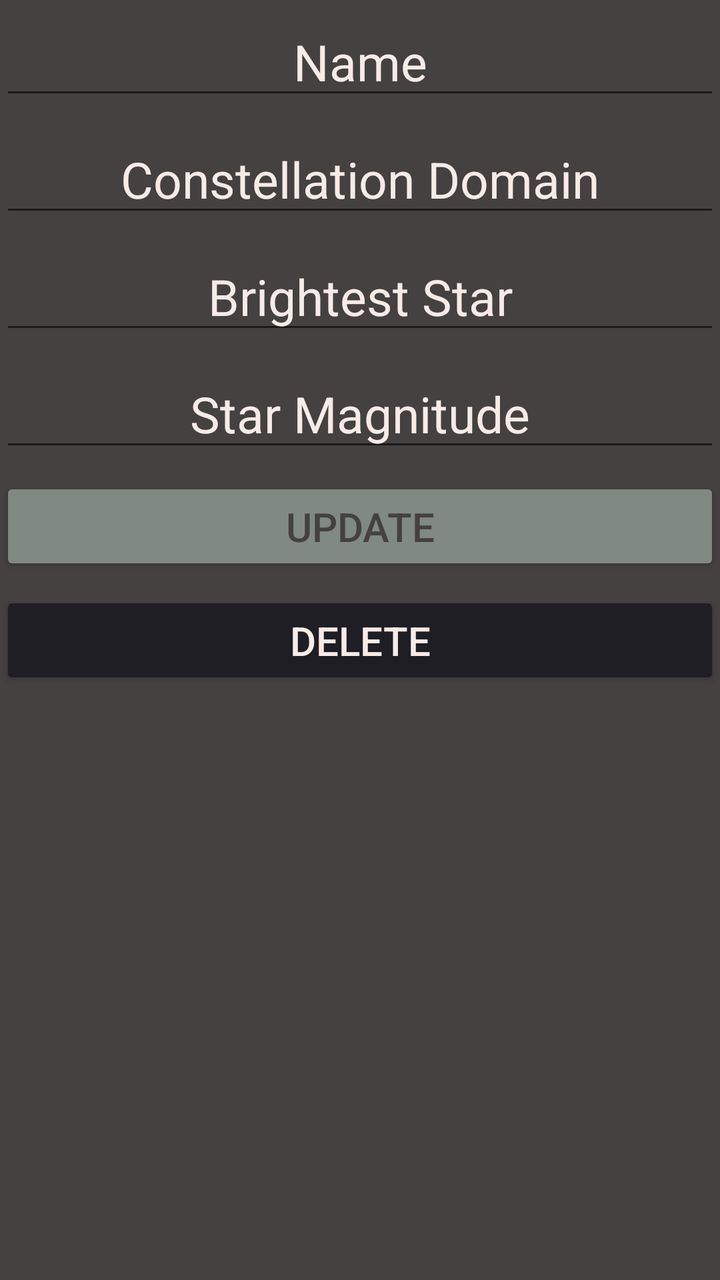
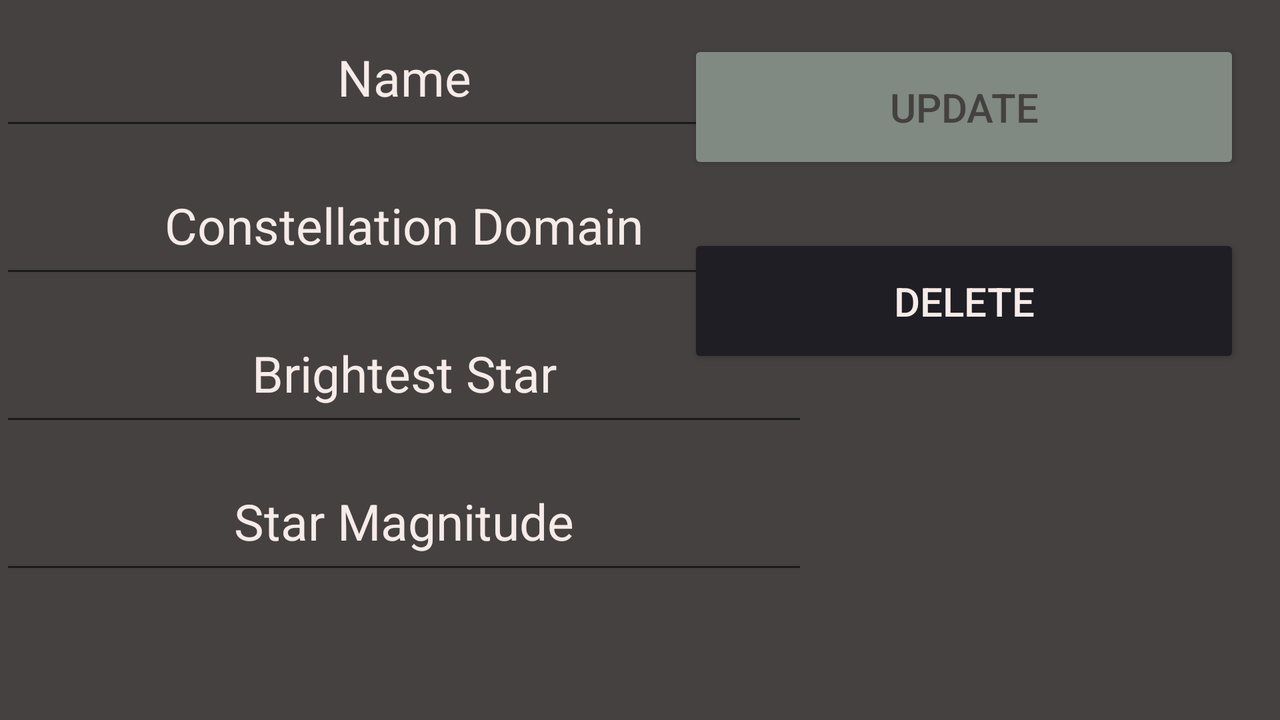

Two renders of one Android screen. The first uses the default layout on a phone; the second uses the alternative layout the repository ships for a different screen configuration, on a matching device. The two XML files are below.
<!-- AndroidManifest.xml: application theme Theme.SQLiteTest -->
<!-- res/layout/activity_update.xml -->
<?xml version="1.0" encoding="utf-8"?>
<androidx.constraintlayout.widget.ConstraintLayout xmlns:android="http://schemas.android.com/apk/res/android"
    xmlns:app="http://schemas.android.com/apk/res-auto"
    xmlns:tools="http://schemas.android.com/tools"
    android:layout_width="match_parent"
    android:layout_height="match_parent"
    android:background="@color/secondary"
    tools:context=".UpdateActivity">

    <EditText
        android:id="@+id/etMagnitudeAdd"
        style="@style/etSaveUpdate"
        android:layout_width="0dp"
        android:layout_height="wrap_content"
        android:layout_marginTop="8dp"
        android:ems="10"
        android:hint="@string/hintMagnitude"
        android:inputType="textPersonName"
        android:textAlignment="center"
        android:textColor="#FFFFFF"
        app:layout_constraintEnd_toEndOf="parent"
        app:layout_constraintHorizontal_bias="0.0"
        app:layout_constraintStart_toStartOf="parent"
        app:layout_constraintTop_toBottomOf="@+id/etBrightestAdd" />

    <EditText
        android:id="@+id/etNameAdd"
        style="@style/etSaveUpdate"
        android:layout_width="0dp"
        android:layout_height="wrap_content"
        android:layout_marginTop="4dp"
        android:ems="10"
        android:hint="@string/hintName"
        android:inputType="textPersonName"
        android:textAlignment="center"
        android:textColor="#FFFFFF"
        app:layout_constraintEnd_toEndOf="parent"
        app:layout_constraintHorizontal_bias="0.0"
        app:layout_constraintStart_toStartOf="parent"
        app:layout_constraintTop_toTopOf="parent" />

    <EditText
        android:id="@+id/etDomainAdd"
        style="@style/etSaveUpdate"
        android:layout_width="0dp"
        android:layout_height="wrap_content"
        android:layout_marginTop="8dp"
        android:ems="10"
        android:hint="@string/hintDomain"
        android:inputType="textPersonName"
        android:textAlignment="center"
        android:textColor="#FFFFFF"
        app:layout_constraintEnd_toEndOf="@+id/etNameAdd"
        app:layout_constraintHorizontal_bias="0.0"
        app:layout_constraintStart_toStartOf="@+id/etNameAdd"
        app:layout_constraintTop_toBottomOf="@+id/etNameAdd" />

    <EditText
        android:id="@+id/etBrightestAdd"
        style="@style/etSaveUpdate"
        android:layout_width="0dp"
        android:layout_height="wrap_content"
        android:layout_marginTop="8dp"
        android:ems="10"
        android:hint="@string/hintBrightest"
        android:inputType="textPersonName"
        android:textAlignment="center"
        android:textColor="#FFFFFF"
        app:layout_constraintEnd_toEndOf="@+id/etDomainAdd"
        app:layout_constraintHorizontal_bias="0.0"
        app:layout_constraintStart_toStartOf="@+id/etDomainAdd"
        app:layout_constraintTop_toBottomOf="@+id/etDomainAdd" />

    <Button
        android:id="@+id/btnSave"
        style="@style/primaryButton"
        android:layout_width="0dp"
        android:layout_height="wrap_content"
        android:layout_marginTop="8dp"
        android:text="@string/btnUpdate"
        app:layout_constraintEnd_toEndOf="parent"
        app:layout_constraintHorizontal_bias="0.0"
        app:layout_constraintStart_toStartOf="parent"
        app:layout_constraintTop_toBottomOf="@+id/etMagnitudeAdd" />

    <Button
        android:id="@+id/btnDelete"
        style="@style/secondaryButton"
        android:layout_width="0dp"
        android:layout_height="wrap_content"
        android:layout_marginTop="8dp"
        android:text="@string/btnDelete"
        app:layout_constraintEnd_toEndOf="parent"
        app:layout_constraintHorizontal_bias="0.0"
        app:layout_constraintStart_toStartOf="parent"
        app:layout_constraintTop_toBottomOf="@+id/btnSave" />
</androidx.constraintlayout.widget.ConstraintLayout>
<!-- resources referenced by this layout -->
<resources>
  <color name="secondary">#444140</color>
  <string name="btnDelete">Delete</string>
  <string name="btnUpdate">Update</string>
  <string name="hintBrightest">Brightest Star</string>
  <string name="hintDomain">Constellation Domain</string>
  <string name="hintMagnitude">Star Magnitude</string>
  <string name="hintName">Name</string>
  <style name="etSaveUpdate" parent="Widget.AppCompat.EditText">
          <item name="minHeight">48dp</item>
          <item name="android:textColor">?attr/colorOnSecondary</item>
          <item name="hintTextColor">?attr/colorOnSecondary</item>
          <item name="android:textColorHint">?attr/colorOnSecondary</item>
          <item name="android:textSize">25sp</item>
          <item name="android:textAlignment">center</item>
      </style>
  <style name="primaryButton" parent="Widget.AppCompat.Button">
          <item name="backgroundTint">?colorPrimaryVariant</item>
          <item name="android:textColor">?colorOnPrimary</item>
          <item name="android:textSize">20sp</item>
          <item name="android:padding">5dp</item>
      </style>
  <style name="secondaryButton" parent="Widget.AppCompat.Button">
          <item name="backgroundTint">?colorSecondaryVariant</item>
          <item name="android:textColor">?colorOnSecondary</item>
          <item name="android:textSize">20sp</item>
          <item name="android:padding">5dp</item>
      </style>
  <style name="Theme.SQLiteTest" parent="Theme.MaterialComponents.DayNight.DarkActionBar">
          
          <item name="colorPrimary">@color/primary</item>
          <item name="colorPrimaryVariant">@color/primaryVariant</item>
          <item name="colorOnPrimary">@color/onPrimary</item>
          
          <item name="colorSecondary">@color/secondary</item>
          <item name="colorSecondaryVariant">@color/secondaryVariant</item>
          <item name="colorOnSecondary">@color/onSecondary</item>
          
          <item name="android:statusBarColor" tools:targetApi="l">?attr/colorPrimaryVariant</item>
          
      </style>
  <color name="primary">#B0ACAB</color>
  <color name="primaryVariant">#808982</color>
  <color name="onPrimary">#444140</color>
  <color name="secondaryVariant">#1E1E24</color>
  <color name="onSecondary">#F7EBE8</color>
</resources>
<!-- res/layout-land/activity_update.xml (the repository's variant of the layout above) -->
<!-- drawn on the phone turned sideways -->
<?xml version="1.0" encoding="utf-8"?>
<androidx.constraintlayout.widget.ConstraintLayout xmlns:android="http://schemas.android.com/apk/res/android"
    xmlns:app="http://schemas.android.com/apk/res-auto"
    xmlns:tools="http://schemas.android.com/tools"
    android:layout_width="match_parent"
    android:layout_height="match_parent"
    android:background="@color/secondary"
    tools:context=".UpdateActivity">

    <EditText
        android:id="@+id/etMagnitudeAdd"
        style="@style/etSaveUpdate"
        android:layout_width="404dp"
        android:layout_height="66dp"
        android:layout_marginTop="8dp"
        android:ems="10"
        android:hint="@string/hintMagnitude"
        android:inputType="textPersonName"
        android:textAlignment="center"
        android:textColor="#FFFFFF"
        app:layout_constraintEnd_toEndOf="parent"
        app:layout_constraintHorizontal_bias="0.0"
        app:layout_constraintStart_toStartOf="parent"
        app:layout_constraintTop_toBottomOf="@+id/etBrightestAdd" />

    <EditText
        android:id="@+id/etNameAdd"
        style="@style/etSaveUpdate"
        android:layout_width="404dp"
        android:layout_height="66dp"
        android:layout_marginTop="4dp"
        android:ems="10"
        android:hint="@string/hintName"
        android:inputType="textPersonName"
        android:textAlignment="center"
        android:textColor="#FFFFFF"
        app:layout_constraintEnd_toEndOf="parent"
        app:layout_constraintHorizontal_bias="0.0"
        app:layout_constraintStart_toStartOf="parent"
        app:layout_constraintTop_toTopOf="parent" />

    <EditText
        android:id="@+id/etDomainAdd"
        style="@style/etSaveUpdate"
        android:layout_width="0dp"
        android:layout_height="66dp"
        android:layout_marginTop="8dp"
        android:ems="10"
        android:hint="@string/hintDomain"
        android:inputType="textPersonName"
        android:textAlignment="center"
        android:textColor="#FFFFFF"
        app:layout_constraintEnd_toEndOf="@+id/etNameAdd"
        app:layout_constraintHorizontal_bias="0.0"
        app:layout_constraintStart_toStartOf="@+id/etNameAdd"
        app:layout_constraintTop_toBottomOf="@+id/etNameAdd" />

    <EditText
        android:id="@+id/etBrightestAdd"
        style="@style/etSaveUpdate"
        android:layout_width="0dp"
        android:layout_height="66dp"
        android:layout_marginTop="8dp"
        android:ems="10"
        android:hint="@string/hintBrightest"
        android:inputType="textPersonName"
        android:textAlignment="center"
        android:textColor="#FFFFFF"
        app:layout_constraintEnd_toEndOf="@+id/etDomainAdd"
        app:layout_constraintHorizontal_bias="0.0"
        app:layout_constraintStart_toStartOf="@+id/etDomainAdd"
        app:layout_constraintTop_toBottomOf="@+id/etDomainAdd" />

    <Button
        android:id="@+id/btnSave"
        style="@style/primaryButton"
        android:layout_width="276dp"
        android:layout_height="67dp"
        android:layout_marginTop="20dp"
        android:layout_marginEnd="20dp"
        android:text="@string/btnUpdate"
        app:layout_constraintEnd_toEndOf="parent"
        app:layout_constraintTop_toTopOf="parent" />

    <Button
        android:id="@+id/btnDelete"
        style="@style/secondaryButton"
        android:layout_width="276dp"
        android:layout_height="67dp"
        android:layout_marginTop="30dp"
        android:text="@string/btnDelete"
        app:layout_constraintEnd_toEndOf="parent"
        app:layout_constraintHorizontal_bias="0.0"
        app:layout_constraintStart_toStartOf="@+id/btnSave"
        app:layout_constraintTop_toBottomOf="@+id/btnSave" />
</androidx.constraintlayout.widget.ConstraintLayout>
